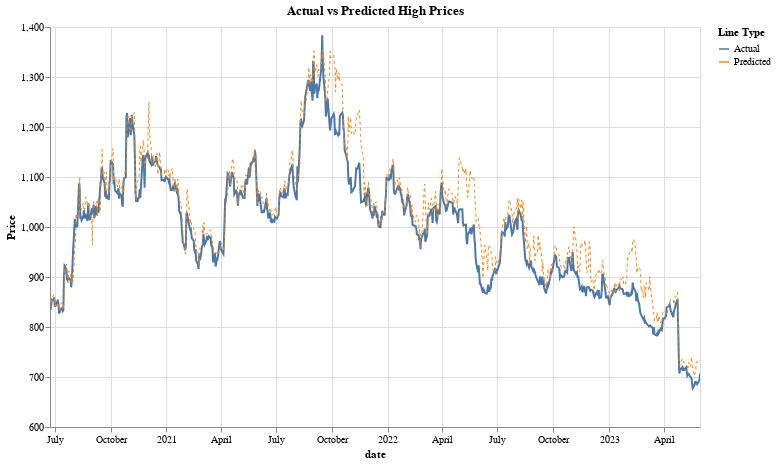

Source (notebook cell):
### Code cell
import altair as alt

alt.themes.enable('fivethirtyeight')

predictions_df['date'] = pd.to_datetime(predictions_df['date'])

predictions_df['label'] = 'Actual'
predictions_df['predicted_label'] = 'Predicted'

# Actual high price line
line1 = alt.Chart(predictions_df).mark_line(strokeWidth=2).encode(
    x='date:T',
    y=alt.Y('y_test:Q', title='Price', scale=alt.Scale(zero=False)),
    color=alt.Color('label:N', legend=alt.Legend(title="Line Type")),
    tooltip=['date', 'y_test', 'y_pred']
)

# Predicted high price line
line2 = alt.Chart(predictions_df).mark_line(strokeWidth=1, strokeDash=[3, 3]).encode(
    x='date:T',
    y=alt.Y('y_pred:Q', title='', scale=alt.Scale(zero=False)),
    color=alt.Color('predicted_label:N', legend=alt.Legend(title="Line Type")),
    tooltip=['date', 'y_test', 'y_pred']
)

# Combine the two lines
chart = alt.layer(line1, line2).properties(
    title='Actual vs Predicted High Prices',
    width=650,
    height=400
).interactive()

chart

### Figure 1 — Vega-Lite specification as saved in the notebook (floating-point values rounded to 4 significant figures; data arrays with more than 128 entries replaced by an {"elided": "..."} marker saying what was removed)
{"usermeta": {"embedOptions": {"theme": "fivethirtyeight"}}, "config": {"view": {"continuousWidth": 300, "continuousHeight": 300}}, "layer": [{"mark": {"type": "line", "strokeWidth": 2}, "encoding": {"color": {"field": "label", "legend": {"title": "Line Type"}, "type": "nominal"}, "tooltip": [{"field": "date", "type": "temporal"}, {"field": "y_test", "type": "quantitative"}, {"field": "y_pred", "type": "quantitative"}], "x": {"field": "date", "type": "temporal"}, "y": {"field": "y_test", "scale": {"zero": false}, "title": "Price", "type": "quantitative"}}, "name": "view_5"}, {"mark": {"type": "line", "strokeDash": [3, 3], "strokeWidth": 1}, "encoding": {"color": {"field": "predicted_label", "legend": {"title": "Line Type"}, "type": "nominal"}, "tooltip": [{"field": "date", "type": "temporal"}, {"field": "y_test", "type": "quantitative"}, {"field": "y_pred", "type": "quantitative"}], "x": {"field": "date", "type": "temporal"}, "y": {"field": "y_pred", "scale": {"zero": false}, "title": "", "type": "quantitative"}}}], "data": {"name": "data-c3384fda031b9868b49cb455324b59a0"}, "height": 400, "params": [{"name": "param_5", "select": {"type": "interval", "encodings": ["x", "y"]}, "bind": "scales", "views": ["view_5"]}], "title": "Actual vs Predicted High Prices", "width": 650, "$schema": "https://vega.github.io/schema/vega-lite/v5.8.0.json", "datasets": {"data-c3384fda031b9868b49cb455324b59a0": {"elided": "728 records"}}}
